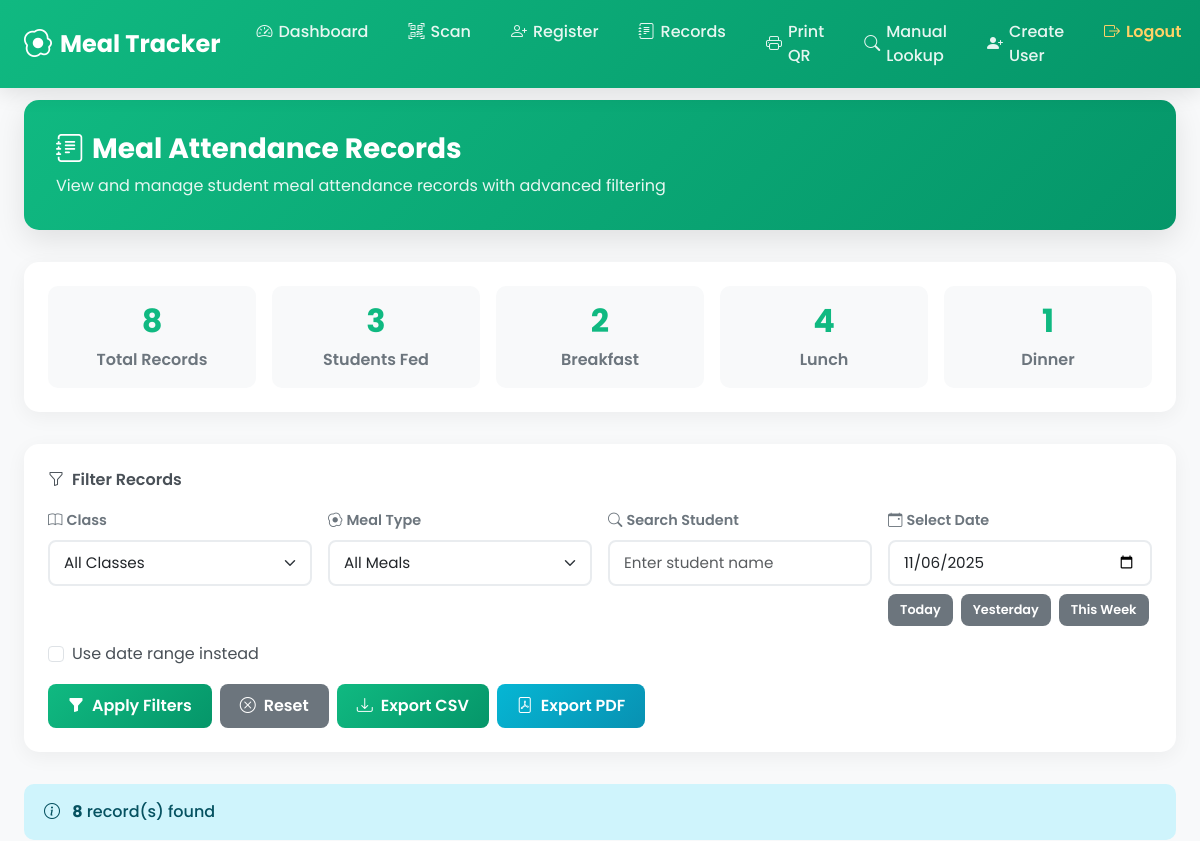
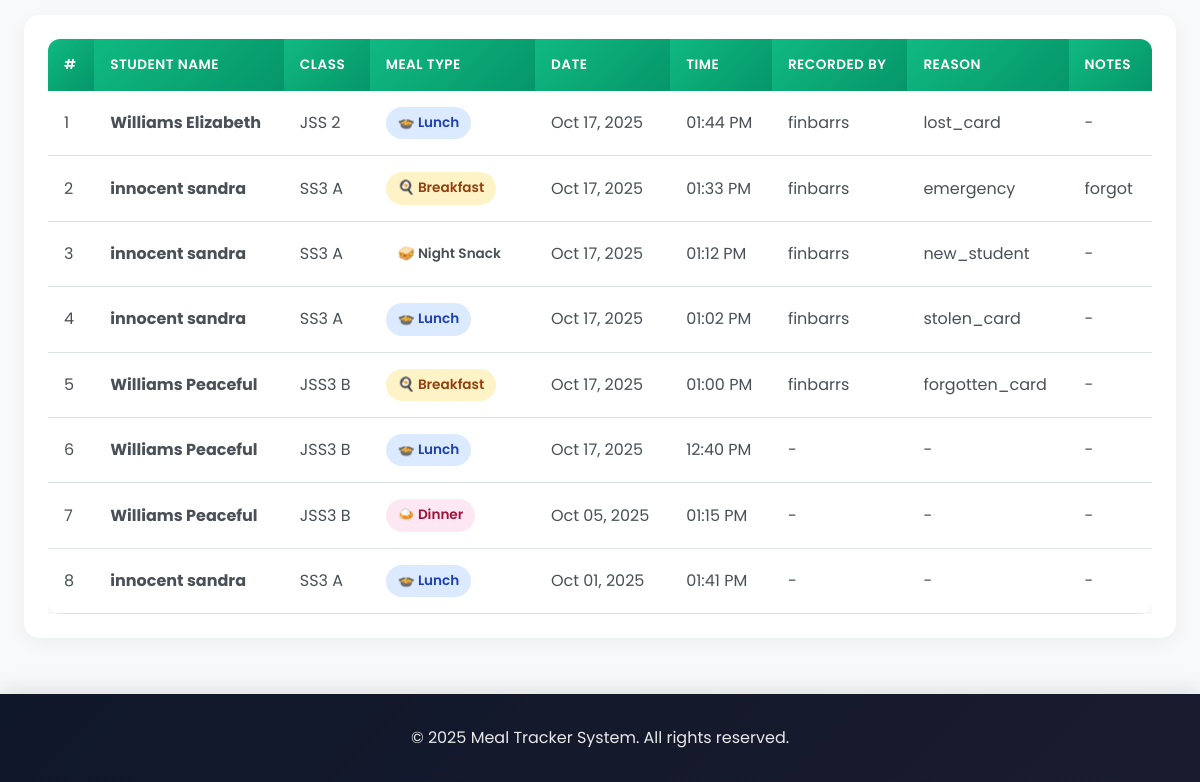
Page /dashboard/records/ (signed in) on the earlier database version (2 pictures, top to bottom).
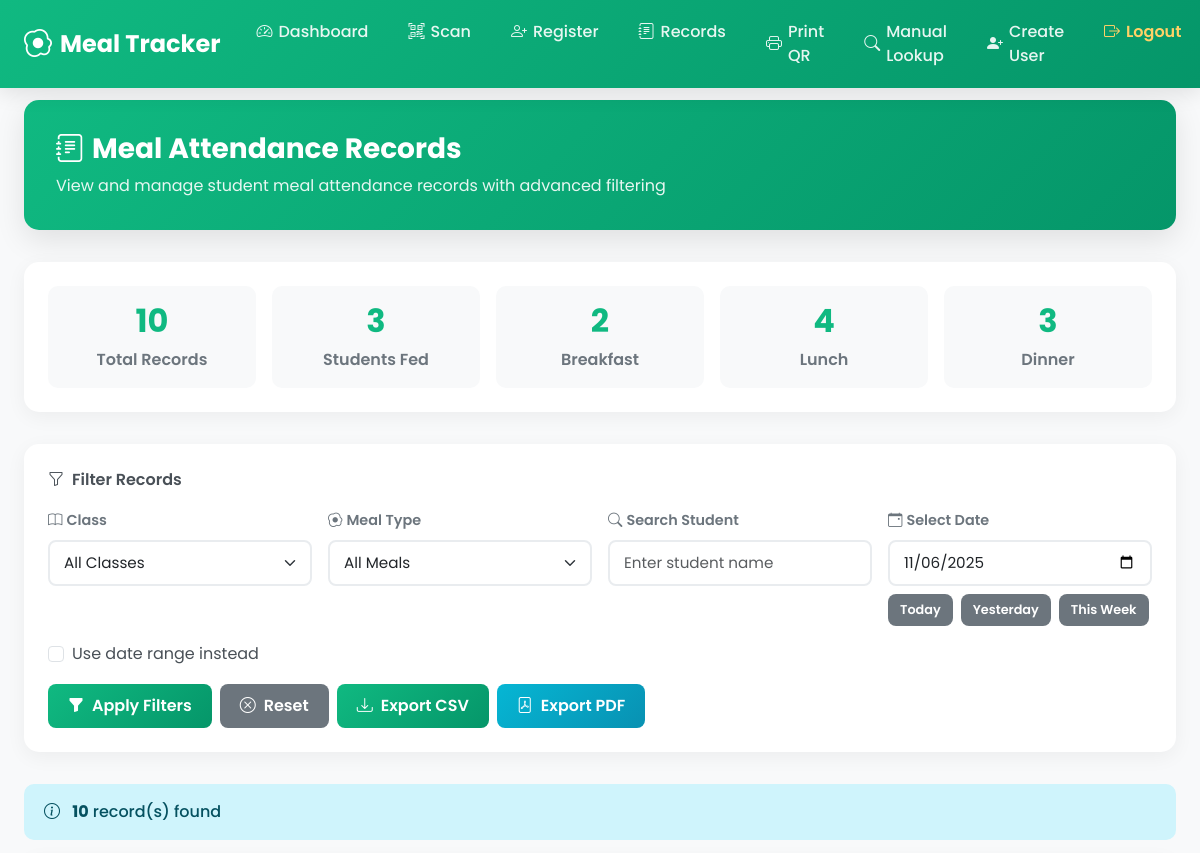
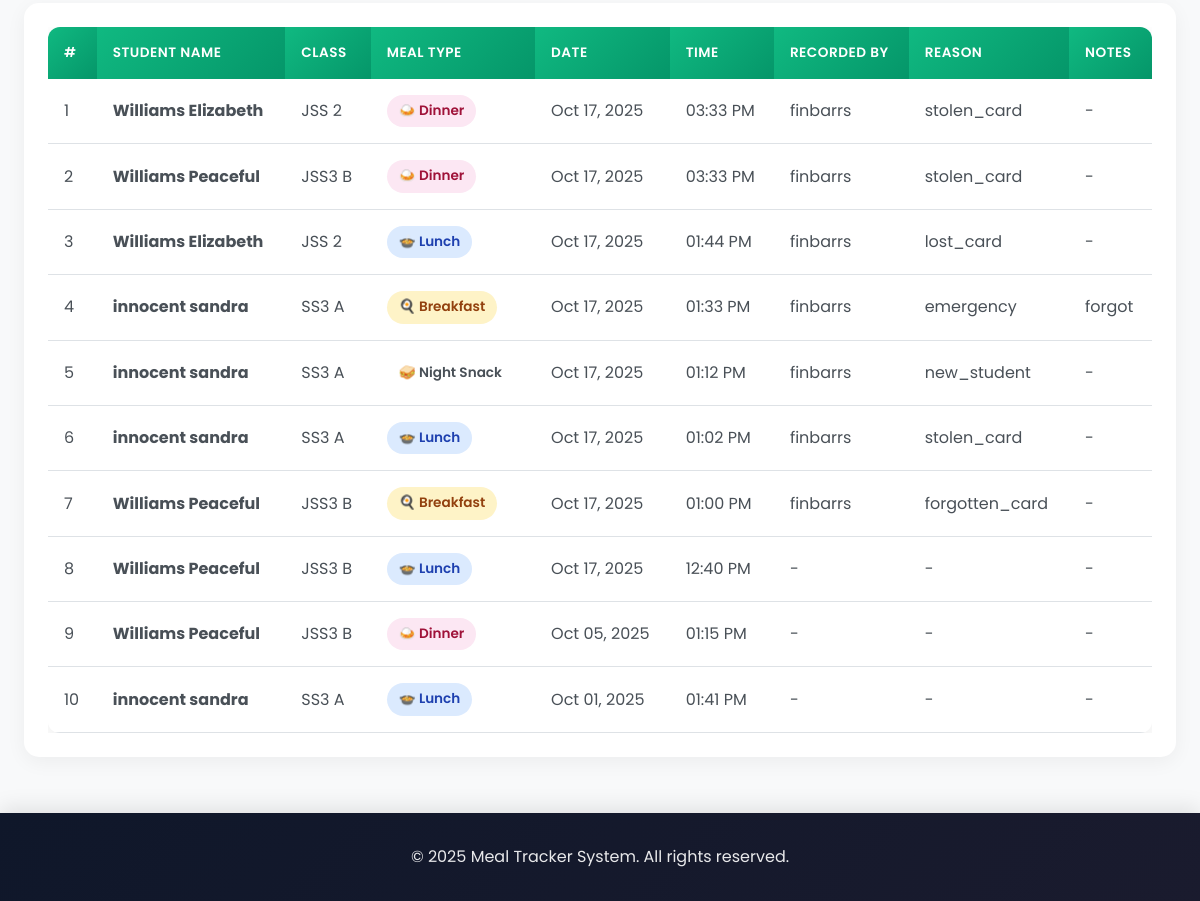
Same page on the later database version (2 pictures, top to bottom).
### students/models.py (models this page shows, shortened)
class FeedingRecord(models.Model):
    student = models.ForeignKey("Student", on_delete=models.CASCADE)
    class_name = models.CharField(max_length=50)
    date = models.DateField(default=get_current_date)
    time = models.TimeField(auto_now_add=True)  # ✅ Auto record serving time
    meal_type = models.CharField(max_length=20, choices=MEAL_TYPES)
    AUTH_METHODS = [
        ("scanner", "Scanner/Card"),
        ("manual", "Manual"),
        ("other", "Other"),
    ]
    auth_method = models.CharField(
        max_length=20, choices=AUTH_METHODS, default="scanner"
    )
    reason = models.CharField(max_length=255, blank=True, null=True)
    notes = models.TextField(blank=True, null=True)
    performed_by = models.ForeignKey(
        settings.AUTH_USER_MODEL, null=True, blank=True, on_delete=models.SET_NULL
    )
    class Meta:
        unique_together = (
            "student",
            "date",
            "meal_type",
        )  # ✅ Prevents double-feeding

class Student(models.Model):
    name = models.CharField(max_length=100)
    class_name = models.CharField(max_length=50)
    admission_number = models.CharField(max_length=30, unique=True, blank=False)
    qr_code_id = models.CharField(max_length=100, unique=True, blank=True)
    photo = models.ImageField(upload_to="student_photos/", blank=True, null=True)
    qr_code_image = models.ImageField(upload_to="qr_codes/", blank=True, null=True)

### students/views.py (the view, shortened to what this page needs)
# urls.py: path("records/", views.feeding_records, name="feeding_records"),
@user_passes_test(is_admin)
@login_required
def feeding_records(request):
    class_filter = request.GET.get("class", "")
    search_query = request.GET.get("search", "")
    meal_filter = request.GET.get("meal_type", "")
    selected_date = request.GET.get("date", "")
    start_date = request.GET.get("start_date", "")
    end_date = request.GET.get("end_date", "")
    export = request.GET.get("export")
    records = FeedingRecord.objects.select_related("student").order_by("-date", "-time")
    if class_filter and class_filter.strip():
        records = records.filter(student__class_name=class_filter)
    if search_query and search_query.strip() and search_query != "None":
        records = records.filter(
            Q(student__name__icontains=search_query)
            | Q(student__admission_number__icontains=search_query)
        )
    if meal_filter and meal_filter.strip():
        records = records.filter(meal_type=meal_filter)
    use_date_range = False
    if start_date and end_date:
        start = parse_date(start_date)
        end = parse_date(end_date)
        if start and end:
            records = records.filter(date__range=[start, end])
            use_date_range = True
    elif start_date:
        start = parse_date(start_date)
        if start:
            records = records.filter(date__gte=start)
            use_date_range = True
    elif end_date:
        end = parse_date(end_date)
        if end:
            records = records.filter(date__lte=end)
            use_date_range = True
    elif selected_date and selected_date.strip():
        date_obj = parse_date(selected_date)
        if date_obj:
            records = records.filter(date=date_obj)
    search_query = search_query if search_query != "None" else ""
    show_stats = True
    total_records = records.count()
    unique_students = records.values("student_id").distinct().count()
    breakfast_count = records.filter(meal_type="breakfast").count()
    lunch_count = records.filter(meal_type="lunch").count()
    dinner_count = records.filter(meal_type="dinner").count()
    classes = (
        Student.objects.values_list("class_name", flat=True)
        .distinct()
        .order_by("class_name")
    )
    return render(
        request,
        "students/feeding_records.html",
        {
            "records": records,
            "classes": classes,
            "selected_class": class_filter,
            "selected_meal": meal_filter,
            "search_query": search_query,
            "selected_date": selected_date,
            "start_date": start_date,
            "end_date": end_date,
            "use_date_range": use_date_range,
            "show_stats": show_stats,
            "total_records": total_records,
            "unique_students": unique_students,
            "breakfast_count": breakfast_count,
            "lunch_count": lunch_count,
            "dinner_count": dinner_count,
        },
    )

### students/views.py (called while the page is built)
def is_admin(user):
    return user.is_superuser  # or user.is_staff if you want staff too

### students/templates/students/feeding_records.html (shortened to what the changed rows need)
{% extends 'students/basetemp.html' %}
{% block content %}
<div class="container-fluid">
  {% if show_stats %}
  <div class="stats-card">
    <div class="stats-grid">
      <div class="stat-item">
        <h4>{{ total_records }}</h4>
        <p>Total Records</p>
      </div>
      <div class="stat-item">
        <h4>{{ unique_students }}</h4>
        <p>Students Fed</p>
      </div>
      <div class="stat-item">
        <h4>{{ breakfast_count }}</h4>
        <p>Breakfast</p>
      </div>
      <div class="stat-item">
        <h4>{{ lunch_count }}</h4>
        <p>Lunch</p>
      </div>
      <div class="stat-item">
        <h4>{{ dinner_count }}</h4>
        <p>Dinner</p>
      </div>
    </div>
  </div>
  {% endif %}
  {% if records %}
  <div class="alert alert-info mb-3">
    <i class="bi bi-info-circle me-2"></i>
    <strong>{{ records|length }}</strong> record(s) found
  </div>
  {% endif %}
  <div class="table-container">
    <div class="table-responsive">
      <table class="table table-hover">
        <thead>
          <tr>
            <th>#</th>
            <th>Student Name</th>
            <th>Class</th>
            <th>Meal Type</th>
            <th>Date</th>
            <th>Time</th>
            <th>Recorded By</th>
            <th>Reason</th>
            <th>Notes</th>
          </tr>
        </thead>
        <tbody>
          {% for record in records %}
            <tr>
              <td>{{ forloop.counter }}</td>
              <td>
                <strong>{{ record.student.name }}</strong>
              </td>
              <td>{{ record.student.class_name|default:"N/A" }}</td>
              <td>
                <span class="meal-badge meal-{{ record.meal_type }}">
                  {% if record.meal_type == 'breakfast' %}🍳{% elif record.meal_type == 'lunch' %}🍲{% elif record.meal_type == 'dinner' %}🍛{% else %}🥪{% endif %}
                  {{ record.get_meal_type_display }}
                </span>
              </td>
              <td>{{ record.date|date:"M d, Y" }}</td>
              <td>{{ record.time|time:"h:i A" }}</td>
              {% if record.performed_by %}
                <td>{{ record.performed_by.username }}</td>
              {% else %}
                <td>-</td>
              {% endif %}
              <td>{{ record.reason|default:'-' }}</td>
              <td>{{ record.notes|default:'-' }}</td>
            </tr>
          {% endfor %}
        </tbody>
      </table>
    </div>
  </div>
</div>
{% endblock %}

Differences in the rows shown:
added FeedingRecord: student.name "Williams Elizabeth", student.class_name "JSS 2", meal_type "Dinner", date "Oct 17, 2025", time "03:33 PM", performed_by.username "finbarrs", reason "stolen_card", notes "-"
added FeedingRecord: student.name "Williams Peaceful", student.class_name "JSS3 B", meal_type "Dinner", date "Oct 17, 2025", time "03:33 PM", performed_by.username "finbarrs", reason "stolen_card", notes "-"
Other differences:
{{ total_records }}: "8" → "10"
{{ dinner_count }}: "1" → "3"
{{ records|length }}: "8" → "10"
